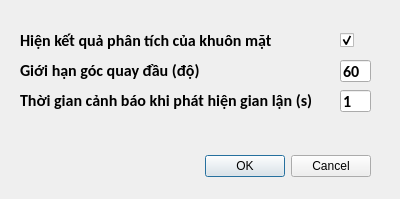
<?xml version="1.0" encoding="UTF-8"?>
<ui version="4.0">
 <class>Dialog</class>
 <widget class="QDialog" name="Dialog">
  <property name="geometry">
   <rect>
    <x>0</x>
    <y>0</y>
    <width>400</width>
    <height>199</height>
   </rect>
  </property>
  <property name="windowTitle">
   <string>Cài đặt</string>
  </property>
  <widget class="QDialogButtonBox" name="Confirm_Button">
   <property name="geometry">
    <rect>
     <x>30</x>
     <y>150</y>
     <width>341</width>
     <height>32</height>
    </rect>
   </property>
   <property name="orientation">
    <enum>Qt::Horizontal</enum>
   </property>
   <property name="standardButtons">
    <set>QDialogButtonBox::Cancel|QDialogButtonBox::Ok</set>
   </property>
  </widget>
  <widget class="QLabel" name="label_4">
   <property name="geometry">
    <rect>
     <x>20</x>
     <y>30</y>
     <width>331</width>
     <height>20</height>
    </rect>
   </property>
   <property name="font">
    <font>
     <family>Calibri</family>
     <pointsize>12</pointsize>
     <weight>75</weight>
     <bold>true</bold>
    </font>
   </property>
   <property name="text">
    <string>Hiện kết quả phân tích của khuôn mặt</string>
   </property>
  </widget>
  <widget class="QCheckBox" name="Print_Results">
   <property name="geometry">
    <rect>
     <x>340</x>
     <y>30</y>
     <width>21</width>
     <height>21</height>
    </rect>
   </property>
   <property name="font">
    <font>
     <family>Calibri</family>
     <weight>75</weight>
     <bold>true</bold>
    </font>
   </property>
   <property name="text">
    <string/>
   </property>
   <property name="checked">
    <bool>true</bool>
   </property>
  </widget>
  <widget class="QLabel" name="label_5">
   <property name="geometry">
    <rect>
     <x>20</x>
     <y>60</y>
     <width>231</width>
     <height>21</height>
    </rect>
   </property>
   <property name="font">
    <font>
     <family>Calibri</family>
     <pointsize>12</pointsize>
     <weight>75</weight>
     <bold>true</bold>
    </font>
   </property>
   <property name="text">
    <string>Giới hạn góc quay đầu (độ)</string>
   </property>
  </widget>
  <widget class="QLineEdit" name="Head_Angle_Limit">
   <property name="geometry">
    <rect>
     <x>340</x>
     <y>60</y>
     <width>31</width>
     <height>22</height>
    </rect>
   </property>
   <property name="font">
    <font>
     <family>Calibri</family>
     <pointsize>12</pointsize>
     <weight>75</weight>
     <bold>true</bold>
    </font>
   </property>
   <property name="text">
    <string>60</string>
   </property>
  </widget>
  <widget class="QLabel" name="label_6">
   <property name="geometry">
    <rect>
     <x>20</x>
     <y>90</y>
     <width>311</width>
     <height>21</height>
    </rect>
   </property>
   <property name="font">
    <font>
     <family>Calibri</family>
     <pointsize>12</pointsize>
     <weight>75</weight>
     <italic>false</italic>
     <bold>true</bold>
    </font>
   </property>
   <property name="text">
    <string>Thời gian cảnh báo khi phát hiện gian lận (s)</string>
   </property>
  </widget>
  <widget class="QLineEdit" name="Head_Angle_Min_Time">
   <property name="geometry">
    <rect>
     <x>340</x>
     <y>90</y>
     <width>31</width>
     <height>22</height>
    </rect>
   </property>
   <property name="font">
    <font>
     <family>Calibri</family>
     <pointsize>12</pointsize>
     <weight>75</weight>
     <italic>false</italic>
     <bold>true</bold>
    </font>
   </property>
   <property name="text">
    <string>1</string>
   </property>
  </widget>
 </widget>
 <resources/>
 <connections>
  <connection>
   <sender>Confirm_Button</sender>
   <signal>accepted()</signal>
   <receiver>Dialog</receiver>
   <slot>accept()</slot>
   <hints>
    <hint type="sourcelabel">
     <x>248</x>
     <y>254</y>
    </hint>
    <hint type="destinationlabel">
     <x>157</x>
     <y>274</y>
    </hint>
   </hints>
  </connection>
  <connection>
   <sender>Confirm_Button</sender>
   <signal>rejected()</signal>
   <receiver>Dialog</receiver>
   <slot>reject()</slot>
   <hints>
    <hint type="sourcelabel">
     <x>316</x>
     <y>260</y>
    </hint>
    <hint type="destinationlabel">
     <x>286</x>
     <y>274</y>
    </hint>
   </hints>
  </connection>
 </connections>
</ui>
